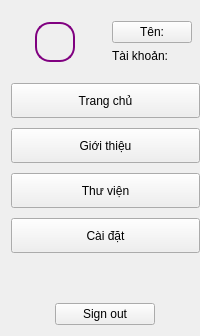
           <widget class="QWidget" name="frm_left_indi" native="true">
            <property name="minimumSize">
             <size>
              <width>170</width>
              <height>0</height>
             </size>
            </property>
            <property name="toolTipDuration">
             <number>0</number>
            </property>
            <property name="styleSheet">
             <string notr="true"/>
            </property>
            <layout class="QVBoxLayout" name="verticalLayout_7">
             <property name="spacing">
              <number>10</number>
             </property>
             <property name="rightMargin">
              <number>0</number>
             </property>
             <item>
              <widget class="QWidget" name="left_indi_user" native="true">
               <layout class="QHBoxLayout" name="horizontalLayout_7">
                <property name="spacing">
                 <number>10</number>
                </property>
                <property name="leftMargin">
                 <number>3</number>
                </property>
                <property name="topMargin">
                 <number>0</number>
                </property>
                <property name="rightMargin">
                 <number>3</number>
                </property>
                <property name="bottomMargin">
                 <number>0</number>
                </property>
                <item>
                 <widget class="QWidget" name="widget" native="true">
                  <layout class="QHBoxLayout" name="horizontalLayout_10">
                   <property name="spacing">
                    <number>0</number>
                   </property>
                   <property name="leftMargin">
                    <number>0</number>
                   </property>
                   <property name="topMargin">
                    <number>0</number>
                   </property>
                   <property name="rightMargin">
                    <number>0</number>
                   </property>
                   <property name="bottomMargin">
                    <number>0</number>
                   </property>
                   <item>
                    <widget class="QPushButton" name="left_indi_user_image">
                     <property name="minimumSize">
                      <size>
                       <width>40</width>
                       <height>40</height>
                      </size>
                     </property>
                     <property name="maximumSize">
                      <size>
                       <width>40</width>
                       <height>40</height>
                      </size>
                     </property>
                     <property name="styleSheet">
                      <string notr="true">QWidget {
    border: 2px solid purple; /* Độ dày viền là 2px, màu đen */
    border-radius: 15px;      /* Góc viền bo tròn (tùy chọn) */
}

</string>
                     </property>
                     <property name="text">
                      <string/>
                     </property>
                     <property name="iconSize">
                      <size>
                       <width>35</width>
                       <height>35</height>
                      </size>
                     </property>
                    </widget>
                   </item>
                  </layout>
                 </widget>
                </item>
                <item>
                 <widget class="QWidget" name="frm_left_indi_user" native="true">
                  <layout class="QVBoxLayout" name="verticalLayout_3">
                   <property name="leftMargin">
                    <number>5</number>
                   </property>
                   <property name="topMargin">
                    <number>10</number>
                   </property>
                   <property name="rightMargin">
                    <number>5</number>
                   </property>
                   <property name="bottomMargin">
                    <number>10</number>
                   </property>
                   <item alignment="Qt::AlignLeft">
                    <widget class="QPushButton" name="btn_left_indi_user">
                     <property name="text">
                      <string>Tên:</string>
                     </property>
                    </widget>
                   </item>
                   <item>
                    <widget class="QLabel" name="left_indi_user_id">
                     <property name="text">
                      <string>Tài khoản:</string>
                     </property>
                    </widget>
                   </item>
                  </layout>
                 </widget>
                </item>
               </layout>
              </widget>
             </item>
             <item>
              <widget class="QPushButton" name="btn_main_indi_menu">
               <property name="minimumSize">
                <size>
                 <width>0</width>
                 <height>35</height>
                </size>
               </property>
               <property name="maximumSize">
                <size>
                 <width>16777215</width>
                 <height>35</height>
                </size>
               </property>
               <property name="styleSheet">
                <string notr="true"/>
               </property>
               <property name="text">
                <string>Trang chủ</string>
               </property>
               <property name="icon">
                <iconset resource="../../resource_rc.qrc">
                 <normaloff>:/grey/images/png/grey/home.png</normaloff>
                 <normalon>:/white/images/png/White/home-white.png</normalon>:/grey/images/png/grey/home.png</iconset>
               </property>
               <property name="iconSize">
                <size>
                 <width>26</width>
                 <height>26</height>
                </size>
               </property>
              </widget>
             </item>
             <item>
              <widget class="QPushButton" name="btn_main_indi_intro">
               <property name="minimumSize">
                <size>
                 <width>0</width>
                 <height>35</height>
                </size>
               </property>
               <property name="maximumSize">
                <size>
                 <width>16777215</width>
                 <height>35</height>
                </size>
               </property>
               <property name="contextMenuPolicy">
                <enum>Qt::DefaultContextMenu</enum>
               </property>
               <property name="styleSheet">
                <string notr="true"/>
               </property>
               <property name="text">
                <string>Giới thiệu</string>
               </property>
               <property name="icon">
                <iconset resource="../../resource_rc.qrc">
                 <normaloff>:/grey/images/png/grey/heartOnHand-grey.png</normaloff>
                 <normalon>:/white/images/png/White/heartOnHand_white.png</normalon>:/grey/images/png/grey/heartOnHand-grey.png</iconset>
               </property>
               <property name="iconSize">
                <size>
                 <width>26</width>
                 <height>26</height>
                </size>
               </property>
               <property name="checkable">
                <bool>false</bool>
               </property>
               <property name="checked">
                <bool>false</bool>
               </property>
              </widget>
             </item>
             <item>
              <widget class="QPushButton" name="btn_main_indi_libary">
               <property name="minimumSize">
                <size>
                 <width>0</width>
                 <height>35</height>
                </size>
               </property>
               <property name="maximumSize">
                <size>
                 <width>16777215</width>
                 <height>35</height>
                </size>
               </property>
               <property name="text">
                <string>Thư viện</string>
               </property>
               <property name="icon">
                <iconset resource="../../resource_rc.qrc">
                 <normaloff>:/grey/images/png/grey/book-grey.png</normaloff>
                 <normalon>:/white/images/png/White/book-white.png</normalon>:/grey/images/png/grey/book-grey.png</iconset>
               </property>
               <property name="iconSize">
                <size>
                 <width>26</width>
                 <height>26</height>
                </size>
               </property>
              </widget>
             </item>
             <item>
              <widget class="QPushButton" name="btn_main_indi_setting">
               <property name="minimumSize">
                <size>
                 <width>0</width>
                 <height>35</height>
                </size>
               </property>
               <property name="maximumSize">
                <size>
                 <width>16777215</width>
                 <height>35</height>
                </size>
               </property>
               <property name="sizeIncrement">
                <size>
                 <width>0</width>
                 <height>0</height>
                </size>
               </property>
               <property name="text">
                <string>Cài đặt</string>
               </property>
               <property name="icon">
                <iconset resource="../../resource_rc.qrc">
                 <normaloff>:/grey/images/png/grey/setting-grey.png</normaloff>
                 <normalon>:/white/images/png/White/setting_white.png</normalon>:/grey/images/png/grey/setting-grey.png</iconset>
               </property>
               <property name="iconSize">
                <size>
                 <width>26</width>
                 <height>26</height>
                </size>
               </property>
               <property name="autoDefault">
                <bool>false</bool>
               </property>
               <property name="default">
                <bool>false</bool>
               </property>
               <property name="flat">
                <bool>false</bool>
               </property>
              </widget>
             </item>
             <item>
              <spacer name="verticalSpacer_2">
               <property name="orientation">
                <enum>Qt::Vertical</enum>
               </property>
               <property name="sizeHint" stdset="0">
                <size>
                 <width>20</width>
                 <height>40</height>
                </size>
               </property>
              </spacer>
             </item>
             <item alignment="Qt::AlignHCenter">
              <widget class="QPushButton" name="btn_left_indi_sign_out">
               <property name="minimumSize">
                <size>
                 <width>100</width>
                 <height>0</height>
                </size>
               </property>
               <property name="maximumSize">
                <size>
                 <width>100</width>
                 <height>16777215</height>
                </size>
               </property>
               <property name="text">
                <string>Sign out</string>
               </property>
               <property name="iconSize">
                <size>
                 <width>30</width>
                 <height>30</height>
                </size>
               </property>
               <property name="checkable">
                <bool>false</bool>
               </property>
              </widget>
             </item>
            </layout>
           </widget>
